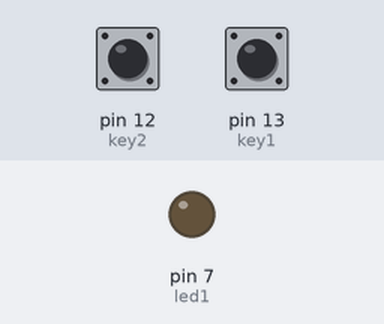
Bench run of a sketch on a simulated Arduino Uno, built with avr-gcc and run on an emulated ATmega328P. Shown: output pins drawn as LEDs (lit = HIGH). Dashed ring = blinking. The inputs (shaded band) are chosen by the test bench; at power-on: pin 13 (key1) LOW, pin 12 (key2) LOW.

Above: at 1.2 s.
1.3 s: pin 13 (key1) pulled HIGH for 1 s
At 1.55 s:
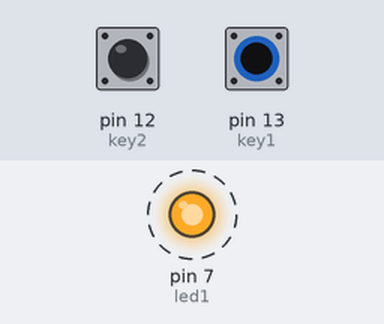
4.3 s: pin 13 (key1) pulled HIGH for 3.2 s
At 7.9 s:
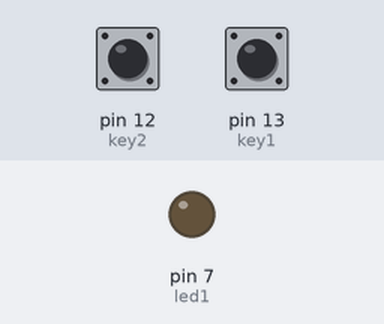
Timing chart, 0 to 9.4 s (numbered marks = the images above; inputs shaded):
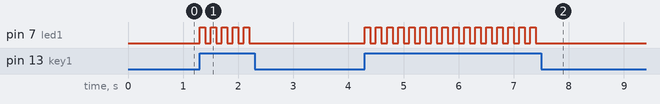

The sketch:

03_button02.ino
```cpp
int led1 = 7;
int led2 = 6;
int key1 = 13;
int key2 = 12;

void setup() {
  // put your setup code here, to run once:
  pinMode(led1, OUTPUT);
  pinMode(led1, OUTPUT);
  pinMode(key1, INPUT);
  pinMode(key1, INPUT);

}

void loop() {
  // put your main code here, to run repeatedly:
  if( digitalRead(key1) == HIGH ){
  digitalWrite(led1, HIGH);
  delay(100);
  digitalWrite(led1, LOW);
  delay(100);
  }
  else
  digitalWrite(led1, LOW);

  if( digitalRead(key2) == HIGH ){
   digitalWrite(led2, HIGH);
   delay(100);
   digitalWrite(led2, LOW);
   delay(100);
  }
  else
  digitalWrite(led2, LOW);
}
```

Measured:
- after the input at 1.3 s, pin 7 (led1): alternates HIGH for 0.10 s and LOW for 0.10 s, 10 changes in all, then stays LOW, starting at once
- after the input at 4.3 s, pin 7 (led1): alternates HIGH for 0.10 s and LOW for 0.10 s, 32 changes in all, then stays LOW, starting at once
